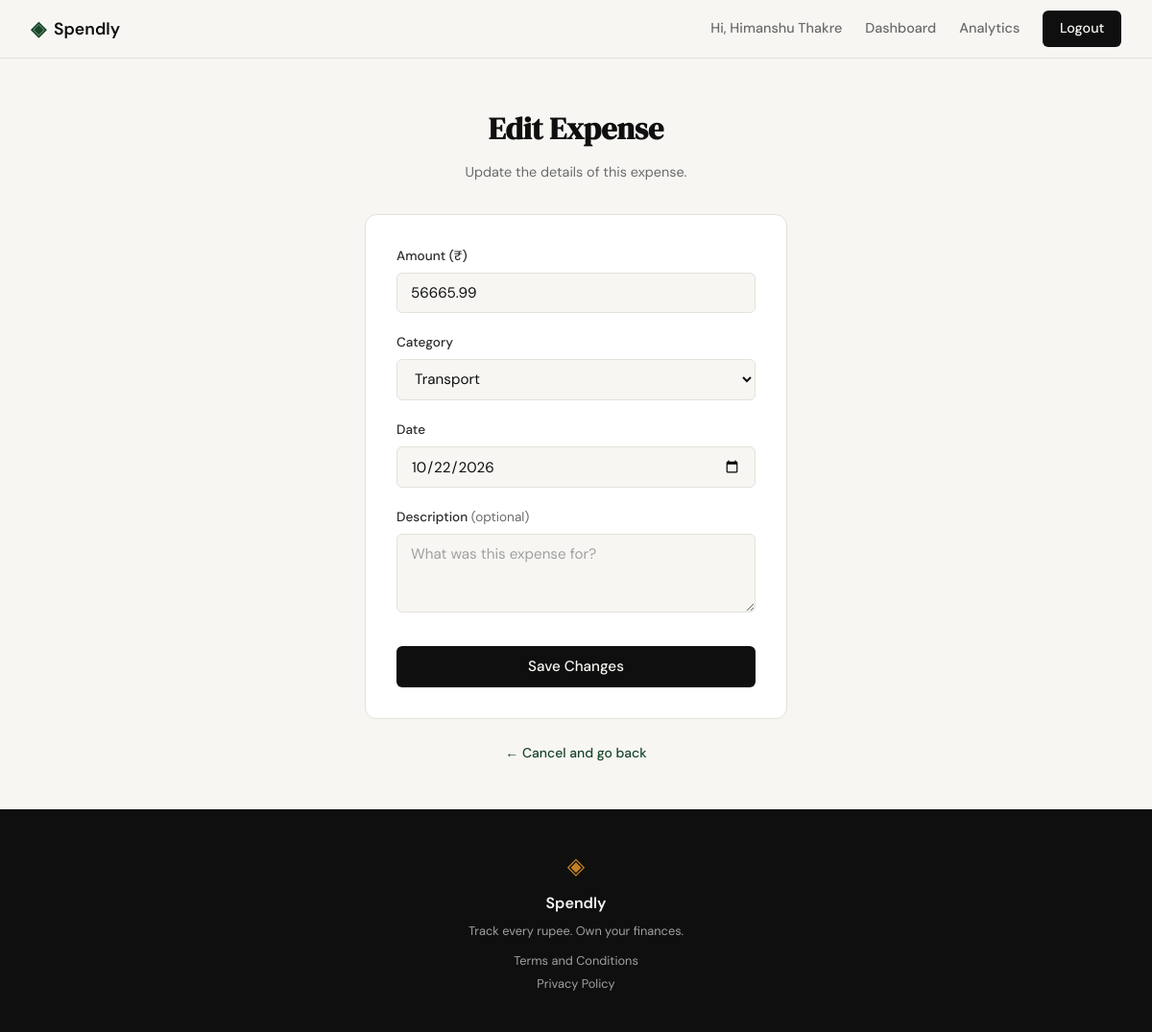
Page /expenses/33/edit (signed in) on the committed database.
### tables this page shows
CREATE TABLE expenses (
                id          INTEGER PRIMARY KEY AUTOINCREMENT,
                user_id     INTEGER NOT NULL,
                amount      REAL    NOT NULL,
                category    TEXT    NOT NULL,
                date        TEXT    NOT NULL,
                description TEXT,
                created_at  TEXT    NOT NULL DEFAULT (datetime('now')),
                FOREIGN KEY (user_id) REFERENCES users(id) ON DELETE CASCADE
            );

### app.py (the view, shortened to what this page needs)
@app.route("/expenses/<int:id>/edit", methods=["GET", "POST"])
def edit_expense(id):
    if not session.get("user_id"):
        flash("Please sign in.")
        return redirect(url_for("login"))
    expense = get_expense_by_id(id)
    if expense is None:
        abort(404)
    if expense["user_id"] != session["user_id"]:
        abort(403)
    if request.method == "GET":
        return render_template("edit_expense.html",
                               expense=expense,
                               categories=CATEGORIES)

### database/db.py (called while the page is built)
def get_db():
    conn = sqlite3.connect(DATABASE_PATH)
    conn.row_factory = sqlite3.Row
    conn.execute("PRAGMA foreign_keys = ON")
    return conn

def get_expense_by_id(expense_id):
    with get_db() as conn:
        return conn.execute(
            "SELECT * FROM expenses WHERE id = ?", (expense_id,)
        ).fetchone()

### templates/edit_expense.html (shortened to what this page needs)
{% extends "base.html" %}
{% block content %}
<section class="auth-section">
  <div class="auth-container">
    <div class="auth-header">
      <h1 class="auth-title">Edit Expense</h1>
      <p class="auth-subtitle">Update the details of this expense.</p>
    </div>
    <div class="auth-card">
      <form method="post" action="{{ url_for('edit_expense', id=expense['id']) }}">
        <div class="form-group">
          <label for="amount">Amount (₹)</label>
          <input type="number" id="amount" name="amount"
                 class="form-input"
                 step="0.01" min="0.01"
                 placeholder="0.00"
                 value="{{ form.amount if form else expense['amount'] }}"
                 required>
        </div>
        <div class="form-group">
          <label for="category">Category</label>
          <select id="category" name="category" class="form-input" required>
            {% for cat in categories %}
              <option value="{{ cat }}"
                {% if form %}
                  {% if form.category == cat %}selected{% endif %}
                {% else %}
                  {% if expense['category'] == cat %}selected{% endif %}
                {% endif %}>
                {{ cat }}
              </option>
            {% endfor %}
          </select>
        </div>
        <div class="form-group">
          <label for="date">Date</label>
          <input type="date" id="date" name="date"
                 class="form-input"
                 value="{{ form.date if form else expense['date'] }}"
                 required>
        </div>
        <div class="form-group">
          <label for="description">Description <span style="color: var(--ink-muted); font-weight: 400;">(optional)</span></label>
          <textarea id="description" name="description"
                    class="form-input"
                    rows="3"
                    maxlength="200"
                    placeholder="What was this expense for?">{{ form.description if form else (expense['description'] or '') }}</textarea>
        </div>
        <button type="submit" class="btn-submit">Save Changes</button>
      </form>
    </div>
    <p class="auth-switch">
      <a href="{{ url_for('profile') }}">← Cancel and go back</a>
    </p>
  </div>
</section>
{% endblock %}

### static/css/style.css (style rules this page uses)
:root { --ink: #0f0f0f; --ink-soft: #2d2d2d; --ink-muted: #6b6b6b; --ink-faint: #a0a0a0; --paper: #f7f6f3; --paper-warm: #f0ede6; --paper-card: #ffffff; --accent: #1a472a; --accent-light: #e8f0eb; --accent-2: #c17f24; --accent-2-light: #fdf3e3; --danger: #c0392b; --danger-light: #fdecea; --border: #e4e1da; --border-soft: #eeebe4; --font-display: 'DM Serif Display', Georgia, serif; --font-body: 'DM Sans', system-ui, sans-serif; --max-width: 1200px; --auth-width: 440px; --radius-sm: 6px; --radius-md: 12px; --radius-lg: 20px; }
*, *::before, *::after { box-sizing: border-box; margin: 0; padding: 0; }
html { font-size: 16px; scroll-behavior: smooth; }
body { background: var(--paper); color: var(--ink); font-family: var(--font-body); font-size: 1rem; line-height: 1.6; -webkit-font-smoothing: antialiased; }
a { color: inherit; text-decoration: none; }
.auth-section { min-height: calc(100vh - 60px - 100px); display: flex; align-items: center; justify-content: center; padding: 3rem 2rem; }
.auth-container { width: 100%; max-width: var(--auth-width); }
.auth-header { text-align: center; margin-bottom: 2rem; }
.auth-title { font-family: var(--font-display); font-size: 2rem; color: var(--ink); margin-bottom: 0.5rem; }
.auth-subtitle { font-size: 0.9rem; color: var(--ink-muted); }
.auth-card { background: var(--paper-card); border: 1px solid var(--border); border-radius: var(--radius-md); padding: 2rem; margin-bottom: 1.5rem; }
.form-group { margin-bottom: 1.25rem; }
.form-group label { display: block; font-size: 0.85rem; font-weight: 500; color: var(--ink-soft); margin-bottom: 0.4rem; }
.form-input { width: 100%; padding: 0.6rem 0.875rem; border: 1px solid var(--border); border-radius: var(--radius-sm); font-family: var(--font-body); font-size: 0.95rem; color: var(--ink); background: var(--paper); outline: none; transition: border-color 0.2s; }
.form-input::placeholder { color: var(--ink-faint); }
.btn-submit { width: 100%; padding: 0.7rem; background: var(--ink); color: var(--paper); border: none; border-radius: var(--radius-sm); font-family: var(--font-body); font-size: 0.95rem; font-weight: 500; cursor: pointer; transition: background 0.2s; margin-top: 0.5rem; }
.auth-switch { text-align: center; font-size: 0.875rem; color: var(--ink-muted); }
.auth-switch a { color: var(--accent); font-weight: 500; }

### rows in the picture
expenses: amount "56665.99", category "Transport", date "10/22/2026"

### other values in the picture
{{ session.user_name }} "Himanshu Thakre"
